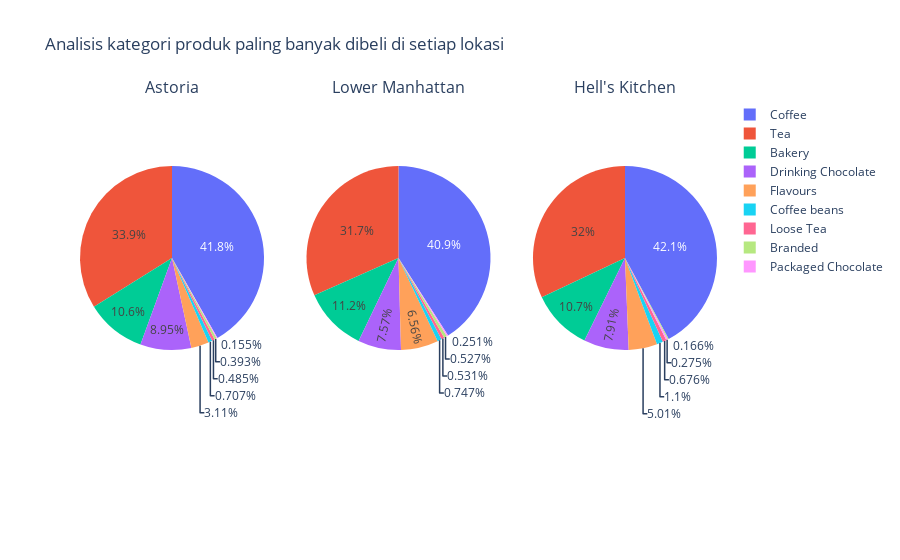

Notebook code for this chart:
### Code cell
# Kelompokkan data berdasarkan kategori produk dan wilayah, dan hitung total penjualan
popular_products = data.groupby(['product_category', 'store_location'])['transaction_qty'].sum().reset_index()

# Sorting data berdasarkan total penjualan secara descending untuk menemukan kategori produk paling populer
popular_products = popular_products.sort_values(by='transaction_qty', ascending=False)

# Inisialisasi subplot
fig = make_subplots(rows=1, cols=3, subplot_titles=['Astoria', 'Lower Manhattan', "Hell's Kitchen"], specs=[[{'type':'pie'}, {'type':'pie'}, {'type':'pie'}]])

# Loop untuk menambahkan pie chart pada setiap subplot
for i, location in enumerate(['Astoria', 'Lower Manhattan', "Hell's Kitchen"], start=1):
    location_data = popular_products[popular_products['store_location'] == location]
    fig.add_trace(go.Pie(labels=location_data['product_category'], values=location_data['transaction_qty'],
                         hovertemplate='<b>Kategori produk</b>: %{label}<br><b>Total terjual</b>: %{value}'),
                  row=1, col=i)

# Update layout
fig.update_layout(title='Analisa kategori produk paling banyak dibeli di setiap lokasi',
                  showlegend=True)
fig.show()

### Figure 1 — Plotly figure (JSON) as saved in the notebook; plotly's stock layout.template omitted (floating-point values rounded to 4 significant figures)
{"data": [{"domain": {"x": [0, 0.2889], "y": [0, 1]}, "hovertemplate": "<b>Kategori produk</b>: %{label}<br><b>Total terjual</b>: %{value}", "labels": ["Coffee", "Tea", "Bakery", "Drinking Chocolate", "Flavours", "Coffee beans", "Loose Tea", "Branded", "Packaged Chocolate"], "type": "pie", "values": [29655, 24048, 7496, 6351, 2206, 502, 344, 279, 110]}, {"domain": {"x": [0.3556, 0.6444], "y": [0, 1]}, "hovertemplate": "<b>Kategori produk</b>: %{label}<br><b>Total terjual</b>: %{value}", "labels": ["Coffee", "Tea", "Bakery", "Drinking Chocolate", "Flavours", "Coffee beans", "Loose Tea", "Branded", "Packaged Chocolate"], "type": "pie", "values": [29375, 22709, 8040, 5434, 4709, 536, 381, 378, 180]}, {"domain": {"x": [0.7111, 1], "y": [0, 1]}, "hovertemplate": "<b>Kategori produk</b>: %{label}<br><b>Total terjual</b>: %{value}", "labels": ["Coffee", "Tea", "Bakery", "Drinking Chocolate", "Flavours", "Coffee beans", "Loose Tea", "Packaged Chocolate", "Branded"], "type": "pie", "values": [30220, 22980, 7678, 5672, 3596, 790, 485, 197, 119]}], "layout": {"annotations": [{"font": {"size": 16}, "showarrow": false, "text": "Astoria", "x": 0.1444, "xanchor": "center", "xref": "paper", "y": 1, "yanchor": "bottom", "yref": "paper"}, {"font": {"size": 16}, "showarrow": false, "text": "Lower Manhattan", "x": 0.5, "xanchor": "center", "xref": "paper", "y": 1, "yanchor": "bottom", "yref": "paper"}, {"font": {"size": 16}, "showarrow": false, "text": "Hell's Kitchen", "x": 0.8556, "xanchor": "center", "xref": "paper", "y": 1, "yanchor": "bottom", "yref": "paper"}], "showlegend": true, "title": {"text": "Analisis kategori produk paling banyak dibeli di setiap lokasi"}}}
